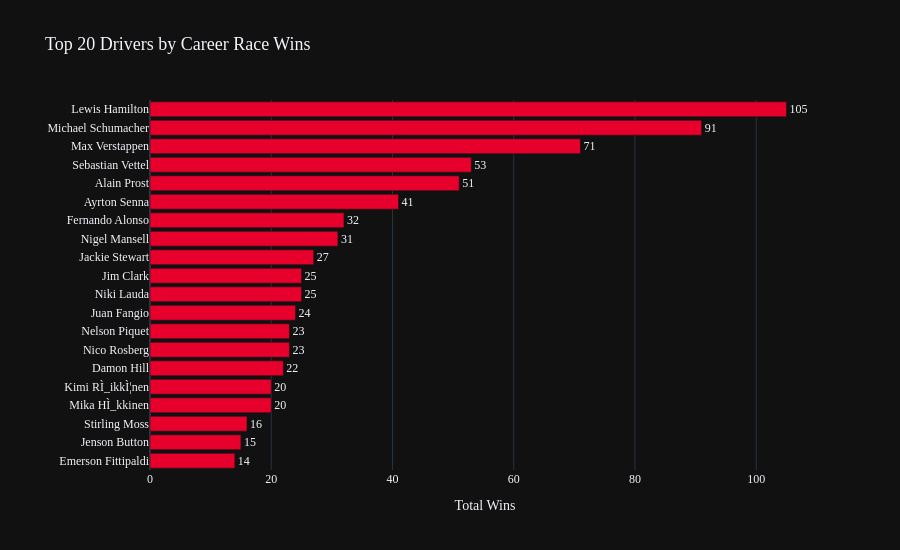

Notebook code for this chart:
### Markdown cell above
## 2. Top 20 Drivers by Career Wins

Career wins determine the node size in the D3 network — larger nodes represent more successful drivers.

### Code cell
driver_wins = df.groupby('Driver')['Win'].sum().nlargest(20).reset_index()
driver_wins = driver_wins.sort_values('Win')

fig = go.Figure(go.Bar(
    y=driver_wins['Driver'], x=driver_wins['Win'],
    orientation='h',
    marker_color='#e8002d',
    text=driver_wins['Win'], textposition='outside'
))
fig.update_layout(
    title='Top 20 Drivers by Career Race Wins',
    xaxis_title='Total Wins', yaxis_title='',
    template='plotly_dark', height=550,
    font=dict(family='DM Sans'), title_font_size=18,
    margin=dict(l=150)
)
fig.show()

### Figure 1 — Plotly figure (JSON) as saved in the notebook; plotly's stock layout.template omitted (floating-point values rounded to 4 significant figures)
{"data": [{"marker": {"color": "#e8002d"}, "orientation": "h", "text": [14.0, 15.0, 16.0, 20.0, 20.0, 22.0, 23.0, 23.0, 24.0, 25.0, 25.0, 27.0, 31.0, 32.0, 41.0, 51.0, 53.0, 71.0, 91.0, 105.0], "textposition": "outside", "type": "bar", "x": [14, 15, 16, 20, 20, 22, 23, 23, 24, 25, 25, 27, 31, 32, 41, 51, 53, 71, 91, 105], "y": ["Emerson Fittipaldi", "Jenson Button", "Stirling Moss", "Mika HÌ_kkinen", "Kimi RÌ_ikkÌ¦nen", "Damon Hill", "Nico Rosberg", "Nelson Piquet", "Juan Fangio", "Niki Lauda", "Jim Clark", "Jackie Stewart", "Nigel Mansell", "Fernando Alonso", "Ayrton Senna", "Alain Prost", "Sebastian Vettel", "Max Verstappen", "Michael Schumacher", "Lewis Hamilton"]}], "layout": {"font": {"family": "DM Sans"}, "height": 550, "margin": {"l": 150}, "title": {"font": {"size": 18}, "text": "Top 20 Drivers by Career Race Wins"}, "xaxis": {"title": {"text": "Total Wins"}}, "yaxis": {"title": {"text": ""}}}}
